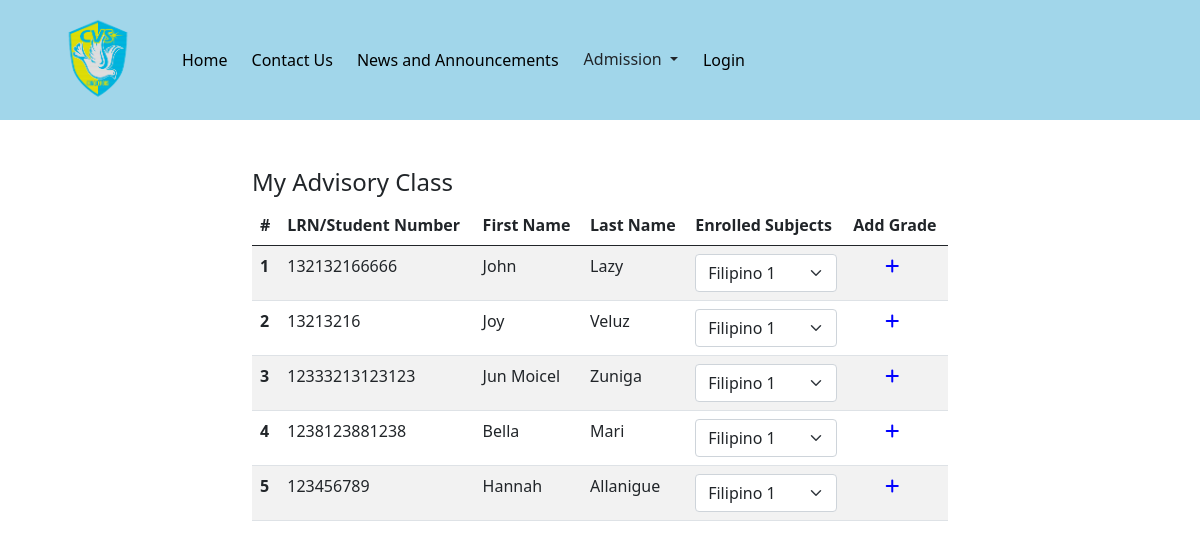
Page /students/upload-grade/98/ on the committed database.
### cms/models.py (models this page shows, shortened)
class SchoolLogo(models.Model):
    image = models.ImageField(upload_to = UploadToPathAndRename,max_length= 255,)
    class Meta:
        verbose_name_plural = 'School Logo'

### students/models.py (models this page shows, shortened)
class Student(models.Model):
    student = models.OneToOneField(settings.AUTH_USER_MODEL, limit_choices_to= Q(is_student= True), on_delete= models.CASCADE)
    enrolled_subjects = models.ManyToManyField(Subject, null= True, blank= True)
    profile = models.OneToOneField(StudentProfile, on_delete=models.CASCADE)
    section = models.ForeignKey(Section, on_delete = models.CASCADE, blank=True, null=True)

class StudentProfile(models.Model):
    GENDER_CHOICES = [
        ('Male', 'Male'),
        ('Female', 'Female'),
    ]
    user = models.OneToOneField(
        settings.AUTH_USER_MODEL,
        limit_choices_to=Q(is_student= True),
        on_delete=models.CASCADE,
        related_name= "studentprofile"
        )
    first_name = models.CharField(max_length= 55)
    last_name = models.CharField(max_length= 55)
    middle_name = models.CharField(max_length= 55, null=True, blank= True)
    LRN_or_student_number = models.CharField(max_length= 55)
    date_of_birth = models.DateField()
    contact_number = models.CharField(max_length=15, null=True, blank= True)
    gender = models.CharField(
        max_length= 6,
        choices=GENDER_CHOICES,
        default='Male',
        )
    address = models.TextField()

### students/views.py (the view)
# urls.py: path('upload-grade/<int:pk>/', mystudents, name='my-students'),
def mystudents(request, pk):
    teacher_section = Section.objects.get(adviser_id=pk)
    my_students = Student.objects.filter(section=teacher_section).prefetch_related("enrolled_subjects").select_related(
        "section", "profile",
        )
    print(my_students[1].enrolled_subjects.all())
    student_grade_form = StudentGradeForm()
    context = {
        "my_students" : my_students,
        "grade_form": student_grade_form,
    }
    return render(request, 'students/mystudents.html', context)

### forms/students.py
class StudentGradeForm(forms.Form):
    period = forms.ModelChoiceField(
            required= True,
            widget=forms.Select,
            queryset = SchoolPeriod.objects.all()
        )

### cms/context_processors.py (called while the page is built)
def add_data_to_base_template(request):
    logo = SchoolLogo.objects.first()
    sitebackground = SiteBackground.objects.first()
    contact_numbers = SchoolContactNumbers.objects.all()
    school_address = SchoolAddress.objects.all()
    school_email = SchoolEmail.objects.all()
    school_office_hours = SchoolOfficeHours.objects.all()
    context = {
        'logo':logo,
        'background': sitebackground,
        'contact_numbers': contact_numbers,
        'school_address': school_address,
        'school_email': school_email,
        'school_office_hours': school_office_hours,
    }
    return context

### main/models.py (called while the page is built)
    def __str__(self):
        return self.year

    def __str__(self):
        return f"{self.subject_name}, ({self.subject_code}), for {self.year_level}"

    def __str__(self):
        return self.period

### templates/students/mystudents.html (shortened to what this page needs)
{% extends 'base.html' %}
{% load static %}
{% load crispy_forms_tags %}
{% block content %}
<div class="container" style="max-width: 60%;margin-top: 3rem;">
    <h4>My Advisory Class</h4>
    <table class="table table-striped">
  <thead>
    <tr>
      <th scope="col">#</th>
      <th scope="col">LRN/Student Number</th>
      <th scope="col">First Name</th>
      <th scope="col">Last Name</th>
      <th scope="col">Enrolled Subjects</th>
      <th scope="col">Add Grade</th>
    </tr>
  </thead>
  <tbody>
    {% for student in my_students %}
    <tr>
        <th scope="row" class=>{{forloop.counter}}</th>
        <td>{{student.profile.LRN_or_student_number}}</td>
        <td>{{student.profile.first_name}}</td>
        <td>{{student.profile.last_name}}</td>
        <td>
            <select class="form-select" id="student-{{student.id}}" aria-label="Default select example">
                {% for subject in student.enrolled_subjects.all %}
                    <option value="{{subject.id}}">{{subject.subject_name}}</option>
                {% endfor %}
            </select>
        <td>
            <span style="color:blue;margin-left: 2rem;" data-id="{{student.id}}" id="{{student.id}}" type="button" data-bs-toggle="modal" data-bs-target="#grade-modal" onClick="getEnrolledSubjects(this.getAttribute('data-id'))"><i class="fas fa-plus"></i></span>
        </td>
    </tr>
    {% endfor %}
</table>
</div>
{% endblock content %}

### templates/navbar.html (shortened to what this page needs)
 {% load static %}
<nav class="navbar navbar-expand-lg navbar-light" id="navbar">
      <div class="container">
        <a class="navbar-brand" href="{% url 'index' %}" id="logo-div"><img src="{{logo.image.url}}" alt="no image provided" style="max-width: 7rem; max-height: 7rem;"></a>
        <div class="collapse navbar-collapse" id="navbarNav">
          <ul class="navbar-nav">
            <li class="nav-item">
              <a class="nav-link" aria-current="page" href="{% url 'index' %}">Home</a>
            </li>
            <li class="nav-item">
              <a class="nav-link" aria-current="page" href="{% url 'index' %}#contactUs" id="contactUsButton">Contact Us</a>
            </li>
            <li class="nav-item">
              <a class="nav-link" aria-current="page" href="{% url 'index' %}#news-and-events" id="eventsButton">News and Announcements</a>
            </li>
            <div class="dropdown">
                <button class="btn dropdown-toggle" type="button" id="dropdownMenuButton2" data-bs-toggle="dropdown" aria-expanded="false">
                    Admission
                </button>
            </div>
            <li class="nav-item">
                {% if not user.is_authenticated %}
              <a class="nav-link" aria-current="page" href="{% url 'login' %}">Login</a>
                {% else %}
                <a class="nav-link" aria-current="page" href="{% url 'logout' %}">Logout</a>
                {% endif %}
            </li>
          </ul>
        </div>
      </div>
</nav>

### main/static/css/navbar.css (style rules this page uses)
.navbar { background-color: #a1d6ea; }
.navbar .navbar-brand { color: #000000; }
.navbar .navbar-nav .nav-link { color: #000000; border-radius: .25rem; margin: 0 0.25em; }
.navbar .navbar-collapse, .navbar .navbar-form { border-color: #000000; }

### rows in the picture
SchoolLogo: image (picture)
Student: profile.LRN_or_student_number "132132166666", profile.first_name "John", profile.last_name "Lazy"
Student: profile.LRN_or_student_number "13213216", profile.first_name "Joy", profile.last_name "Veluz"
Student: profile.LRN_or_student_number "12333213123123", profile.first_name "Jun Moicel", profile.last_name "Zuniga"
Student: profile.LRN_or_student_number "1238123881238", profile.first_name "Bella", profile.last_name "Mari"
Student: profile.LRN_or_student_number "123456789", profile.first_name "Hannah", profile.last_name "Allanigue"

### other values in the picture
form field value "Filipino 1"
